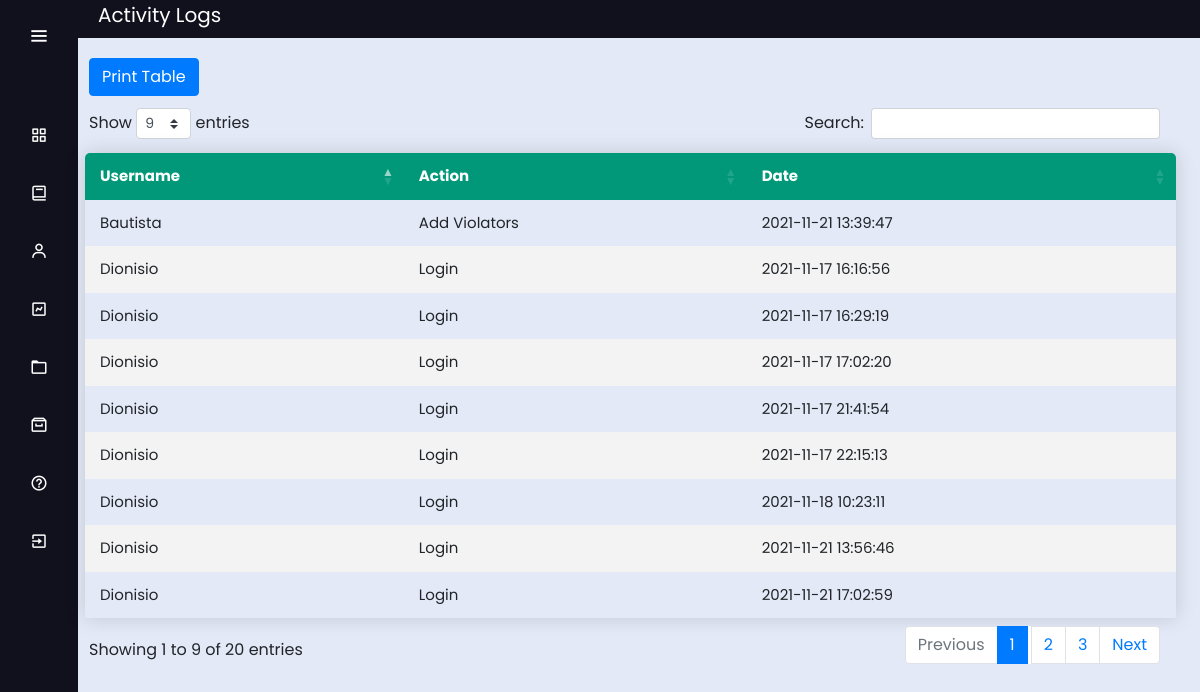
Screenshot of /daniw_logs (signed in) with the database file from the repository.
### tables this page shows
CREATE TABLE logs(
	id INTEGER PRIMARY KEY AUTOINCREMENT,
	username TEXT NOT NULL,
	action TEXT NOT NULL,
	address TEXT NOT NULL,
	date TIMESTAMP DATE DEFAULT(datetime('now','localtime'))

);

### app.py (the view)
@app.route('/daniw_logs')
def daniw_logs():
        conn = get_db_connection()
        dlogs = conn.execute("SELECT * FROM logs where address='Daniw'").fetchall()
        conn.close()
        return render_template('daniw_logs.html',dlogs=dlogs);

### app.py (called while the page is built)
def get_db_connection():
    conn = sqlite3.connect('database.db')
    conn.row_factory = sqlite3.Row
    return conn
    conn.close()
    c = conn.cursor()

### templates/daniw_logs.html (shortened to what this page needs)
<!DOCTYPE html>
<html lang="en" dir="ltr">
  <head>
    <link rel="stylesheet" href="../static/css/style5.css">
    <link href='https://unpkg.com/boxicons@2.0.7/css/boxicons.min.css' rel='stylesheet'>
    <link rel="stylesheet" type="text/css" href="{{ url_for('static', filename="css/style2.css") }}">
  <link rel="stylesheet" href="https://cdnjs.cloudflare.com/ajax/libs/font-awesome/4.7.0/css/font-awesome.min.css">
  <link rel="stylesheet" href="https://stackpath.bootstrapcdn.com/bootstrap/4.3.1/css/bootstrap.min.css">
  <link rel="stylesheet" type="text/css" href="https://cdn.datatables.net/1.10.23/css/dataTables.bootstrap4.min.css">
  <link rel="stylesheet" type="text/css" href="https://cdnjs.cloudflare.com/ajax/libs/twitter-bootstrap/4.5.2/css/bootstrap.css">
   </head>
<body>
 <div class="sidebar" style="z-index: 1;">
    <div class="logo-details">
        <i class='bx bx-menu' id="btn" ></i>
    </div>
    <br>
    <ul class="nav-list">
      <li>
        <a href="{{ url_for('daniw_dashboard') }}">
          <i class='bx bx-grid-alt'></i>
        </a>
      </li>
      <li>
       <a href="{{ url_for('daniw') }}">
         <i class='bx bx-book' ></i>
       </a>
     </li>
      <li>
       <a href="{{ url_for('daniw_service') }}">
         <i class='bx bx-user' ></i>
       </a>
     </li>
     <li>
       <a href="{{ url_for('daniw_chart') }}">
         <i class='bx bx-chart' ></i>
       </a>
     </li>
     <li>
       <a href="{{ url_for('daniw_logs') }}">
         <i class='bx bx-folder' ></i>
       </a>
     </li>
     <li>
       <a href="{{ url_for('daniw_archive') }}">
         <i class='bx bx-archive' ></i>
       </a>
     </li>
     <li>
       <a href="{{ url_for('daniw_guidelines') }}">
         <i class='bx bx-help-circle' ></i>
       </a>
     </li>
     <li>
       <a href="{{ url_for('login') }}">
         <i class='bx bx-exit' ></i>
       </a>
     </li>
    </ul>
  </div>
  <section class="home-section">
 <p style="background: #11101D; font-size: 20px; color: white;"> <label style="margin-left: 20px;">Activity Logs</label><label style="float: right; margin-right: 20px;"></label>
      </p></br><br><br>
<div class="main" style="margin-left: 1px; margin-top: -90px;">
      <br>
   <br><br>
  <input style="float: left; margin-top: -50px; margin-left: px;" type="button" class="btn btn-xs btn-primary" value="Print Table" onclick="myApp.printTable()" />
  <table class="content-table" id="example"  style="width: calc(100% - -20px); margin-left: -4px; font-size: 15px;">
  <thead style="background-color: ;">
  <tr >
    <th>Username</th>
    <th>Action</th>
    <th>Date</th>
  </tr>
  </thead>
  {%for dlogs in dlogs%}
  <tr>
  <td>{{dlogs['username']}}</td>
    <td>{{dlogs['action']}}</td>
    <td>{{dlogs['date']}}</td>
  </tr>
  {%endfor%}
  </table>
  </div>
  </section>
</body>
</html>

### static/css/style5.css (style rules this page uses)
* { margin: 0; padding: 0; box-sizing: border-box; font-family: "Poppins" , sans-serif; }
.sidebar { position: fixed; left: 0; top: 0; height: 100%; width: 78px; background: #11101D; padding: 6px 14px; z-index: 99; transition: all 0.5s ease; }
.sidebar .logo-details { height: 60px; display: flex; align-items: center; position: relative; }
.sidebar .logo-details #btn { position: absolute; top: 50%; right: 0; transform: translateY(-50%); font-size: 22px; transition: all 0.4s ease; font-size: 23px; text-align: center; cursor: pointer; transition: all 0.5s ease; }
.sidebar i { color: #fff; height: 60px; min-width: 50px; font-size: 28px; text-align: center; line-height: 60px; }
.sidebar .nav-list { margin-top: 20px; height: 100%; }
.sidebar li { position: relative; margin: 8px 0; list-style: none; }
.sidebar li a { display: flex; height: 100%; width: 100%; border-radius: 12px; align-items: center; text-decoration: none; transition: all 0.4s ease; background: #11101D; }
.sidebar li i { height: 50px; line-height: 50px; font-size: 18px; border-radius: 12px; }
.home-section { position: relative; background: #E4E9F7; min-height: 100vh; top: 0; left: 78px; width: calc(100% - 78px); transition: all 0.5s ease; z-index: 2; }
.content-table { font-family: "Poppins" , sans-serif; border-collapse: collapse; margin: 25px 0; margin-top: 200px; font-size: 14px; min-width: 400px; border-radius: 5px 5px 0 0; overflow: hidden; box-shadow: 0 0 20px rgba(0, 0, 0, 0.15); margin-left: 20px; width: ; margin-top: -10px; width: calc(100% - 50px); }
.content-table thead tr { background-color: #009879; color: #ffffff; text-align: left; font-weight: bold; }
.content-table th, .content-table td { padding: 12px 15px; }
.content-table tbody tr { border-bottom: 1px solid #dddddd; }
.content-table tbody tr:nth-of-type(even) { background-color: #f3f3f3; }
.content-table tbody tr:last-of-type { border-bottom: 2px solid #009879; }

### static/css/style2.css (style rules this page uses)
body { margin:0px; padding: 0px; background-color:#1b203d; overflow: hidden; font-family: bernard; color: #1b203d; }
.main { margin-top: 50px; margin-left: 315px; margin-right: 30px; padding: 0px 10px; }
.btn { float: right; margin-right: 20px; }
table.dataTable thead .sorting:after, table.dataTable thead .sorting:before, table.dataTable thead .sorting_asc:after, table.dataTable thead .sorting_asc:before, table.dataTable thead .sorting_asc_disabled:after, table.dataTable thead .sorting_asc_disabled:before, table.dataTable thead .sorting_desc:after, table.dataTable thead .sorting_desc:before, table.dataTable thead .sorting_desc_disabled:after, table.dataTable thead .sorting_desc_disabled:before { bottom: .5em; }

### rows the page displays
logs: username "Dionisio", action "Login", date "2021-11-17 16:16:56"
logs: username "Dionisio", action "Login", date "2021-11-17 16:29:19"
logs: username "Dionisio", action "Login", date "2021-11-17 17:02:20"
logs: username "Dionisio", action "Login", date "2021-11-17 21:41:54"
logs: username "Dionisio", action "Login", date "2021-11-17 22:15:13"
logs: username "Dionisio", action "Login", date "2021-11-18 10:23:11"
logs: username "Bautista", action "Add Violators", date "2021-11-21 13:39:47"
logs: username "Dionisio", action "Login", date "2021-11-21 13:56:46"
logs: username "Dionisio", action "Login", date "2021-11-21 17:02:59"
